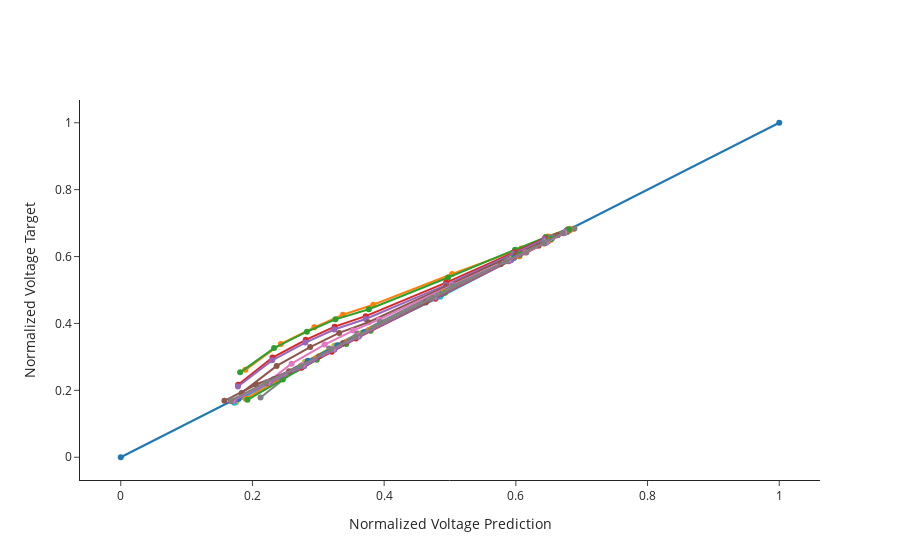

Notebook cell for this chart:
### Code cell
fig = go.Figure()
fig.add_trace(go.Scatter(x=[0, 1], y=[0, 1], showlegend=False, mode="markers+lines"))
for i in range(0, len(datasets["X_train"]), batch_size * skip):
    df_pred = pd.DataFrame(model.predict(datasets["X_train"][i : i + batch_size], verbose=0)[:, :, 2])
    df_train = pd.DataFrame(datasets["y_train"][i : i + batch_size][:, :, 2])
    fig.add_trace(
        go.Scatter(
            x=df_pred.values[0],
            y=df_train.values[0],
            showlegend=False,
            mode="markers+lines",
        )
    )

fig.update_yaxes(title="Normalized Voltage Target")
fig.update_xaxes(title="Normalized Voltage Prediction")
fig.update_layout(template="simple_white")
fig.update_layout(height=500)

### Figure 1 — Plotly figure (JSON) as saved in the notebook; plotly's stock layout.template omitted (floating-point values rounded to 4 significant figures)
{"data": [{"mode": "markers+lines", "showlegend": false, "type": "scatter", "x": [0, 1], "y": [0, 1]}, {"mode": "markers+lines", "showlegend": false, "type": "scatter", "x": [0.6822, 0.6489, 0.6087, 0.5032, 0.3835, 0.3374, 0.2939, 0.2432, 0.1893], "y": [0.683, 0.6601, 0.6244, 0.548, 0.456, 0.4261, 0.3884, 0.3388, 0.2612]}, {"mode": "markers+lines", "showlegend": false, "type": "scatter", "x": [0.6793, 0.6454, 0.5988, 0.4971, 0.3767, 0.326, 0.2827, 0.2328, 0.1813], "y": [0.6813, 0.6582, 0.6206, 0.5375, 0.4423, 0.4124, 0.3752, 0.3262, 0.2538]}, {"mode": "markers+lines", "showlegend": false, "type": "scatter", "x": [0.6775, 0.6439, 0.5973, 0.4941, 0.372, 0.3249, 0.281, 0.2305, 0.1782], "y": [0.6786, 0.6539, 0.6127, 0.5221, 0.4219, 0.3905, 0.3511, 0.298, 0.217]}, {"mode": "markers+lines", "showlegend": false, "type": "scatter", "x": [0.6764, 0.6439, 0.5967, 0.4936, 0.3719, 0.3241, 0.2803, 0.2299, 0.1779], "y": [0.6774, 0.6518, 0.6088, 0.5147, 0.4133, 0.3819, 0.3427, 0.2896, 0.2114]}, {"mode": "markers+lines", "showlegend": false, "type": "scatter", "x": [0.6814, 0.6499, 0.6009, 0.4944, 0.3761, 0.3317, 0.2877, 0.2367, 0.1836], "y": [0.6786, 0.6522, 0.6078, 0.5105, 0.4036, 0.3717, 0.3295, 0.273, 0.1923]}, {"mode": "markers+lines", "showlegend": false, "type": "scatter", "x": [0.6875, 0.6552, 0.6145, 0.5032, 0.3921, 0.3528, 0.3096, 0.2594, 0.2062], "y": [0.6823, 0.6565, 0.6121, 0.5147, 0.4114, 0.3786, 0.3368, 0.2799, 0.1991]}, {"mode": "markers+lines", "showlegend": false, "type": "scatter", "x": [0.6889, 0.6535, 0.616, 0.5037, 0.3941, 0.3596, 0.3165, 0.2661, 0.2123], "y": [0.684, 0.6577, 0.6123, 0.5119, 0.4046, 0.3701, 0.3251, 0.262, 0.1786]}, {"mode": "markers+lines", "showlegend": false, "type": "scatter", "x": [0.6772, 0.6456, 0.5942, 0.4865, 0.3656, 0.3244, 0.2796, 0.2281, 0.1752], "y": [0.6731, 0.6442, 0.5942, 0.4864, 0.3711, 0.3334, 0.2845, 0.2278, 0.1643]}, {"mode": "markers+lines", "showlegend": false, "type": "scatter", "x": [0.6738, 0.6435, 0.5933, 0.4852, 0.3622, 0.3228, 0.2776, 0.2257, 0.1723], "y": [0.6708, 0.6413, 0.5897, 0.4799, 0.3622, 0.324, 0.2751, 0.2219, 0.1629]}, {"mode": "markers+lines", "showlegend": false, "type": "scatter", "x": [0.6782, 0.6487, 0.5973, 0.4878, 0.3691, 0.3289, 0.284, 0.2323, 0.1787], "y": [0.6745, 0.6458, 0.5954, 0.4881, 0.374, 0.3351, 0.2882, 0.2336, 0.1742]}, {"mode": "markers+lines", "showlegend": false, "type": "scatter", "x": [0.6817, 0.6527, 0.6052, 0.4909, 0.3772, 0.3411, 0.296, 0.2439, 0.1896], "y": [0.6781, 0.6498, 0.5998, 0.4932, 0.3803, 0.3434, 0.2954, 0.236, 0.1745]}, {"mode": "markers+lines", "showlegend": false, "type": "scatter", "x": [0.681, 0.6542, 0.606, 0.4925, 0.3794, 0.3425, 0.2977, 0.2462, 0.1924], "y": [0.68, 0.6526, 0.6053, 0.4916, 0.3783, 0.3386, 0.2918, 0.2328, 0.1717]}, {"mode": "markers+lines", "showlegend": false, "type": "scatter", "x": [0.6716, 0.6429, 0.5888, 0.4778, 0.357, 0.3203, 0.2744, 0.2219, 0.1682], "y": [0.6697, 0.6393, 0.5859, 0.474, 0.355, 0.315, 0.2676, 0.2212, 0.1683]}, {"mode": "markers+lines", "showlegend": false, "type": "scatter", "x": [0.6744, 0.6462, 0.5915, 0.4795, 0.3611, 0.3244, 0.2785, 0.2261, 0.1722], "y": [0.6716, 0.6415, 0.5882, 0.4779, 0.36, 0.3212, 0.2724, 0.2227, 0.1698]}, {"mode": "markers+lines", "showlegend": false, "type": "scatter", "x": [0.6635, 0.6346, 0.5769, 0.4632, 0.3379, 0.3008, 0.2556, 0.2057, 0.1574], "y": [0.6635, 0.6321, 0.5769, 0.4627, 0.3413, 0.3013, 0.2568, 0.2175, 0.1686]}, {"mode": "markers+lines", "showlegend": false, "type": "scatter", "x": [0.6735, 0.6452, 0.588, 0.4752, 0.359, 0.3221, 0.2759, 0.2233, 0.1697], "y": [0.6717, 0.6416, 0.5883, 0.4782, 0.3622, 0.3236, 0.2756, 0.2244, 0.1698]}, {"mode": "markers+lines", "showlegend": false, "type": "scatter", "x": [0.6716, 0.6433, 0.586, 0.4735, 0.3566, 0.3196, 0.2733, 0.2207, 0.1674], "y": [0.6709, 0.6406, 0.587, 0.4767, 0.3606, 0.3218, 0.2723, 0.2236, 0.1696]}], "layout": {"autosize": true, "xaxis": {"autorange": true, "range": [-0.06172, 1.062], "title": {"text": "Normalized Voltage Prediction"}, "type": "linear"}, "yaxis": {"autorange": true, "range": [-0.07041, 1.07], "title": {"text": "Normalized Voltage Target"}, "type": "linear"}}}
